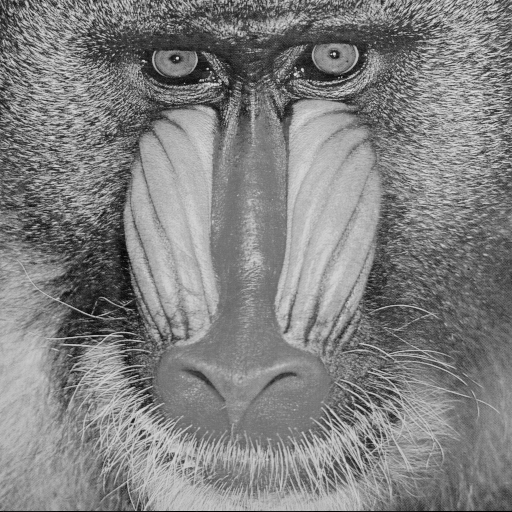
#> input picture convolution-and-filters/baboon.png, 512 x 512 px
$ python derivative_dev.py
#> lines starting #> are read from the running program, lines starting #| are printed output that depends on the picture
import numpy as np
import cv2

img = cv2.imread('baboon.png', 0)
#> img is the input picture: shape (512, 512); min 0, max 230, mean 129.1

kx = np.array([[0,0,0],[1,0,-1],[0,0,0]])

result_x = cv2.filter2D(img, -1, kx)
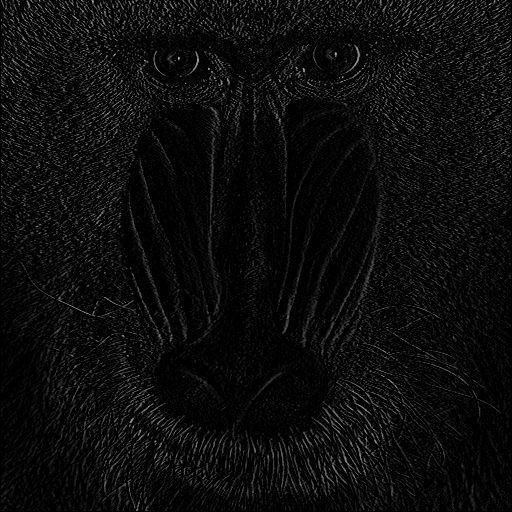
#> result_x: shape (512, 512); min 0, max 182, mean 10.8

ky = np.array([[0,1,0],[0,0,0],[0,-1,0]])

result_y = cv2.filter2D(img, -1, ky)
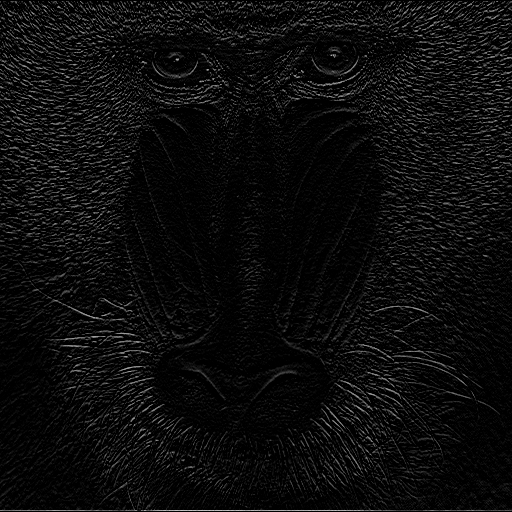
#> result_y: shape (512, 512); min 0, max 196, mean 12.2

cv2.imwrite('derivative_x.png',result_x)
cv2.imwrite('derivative_y.png',result_y)
